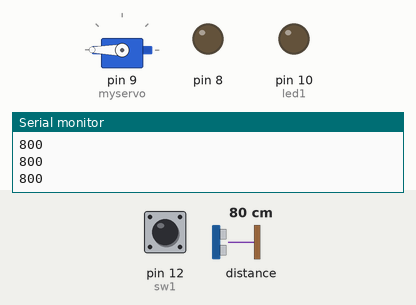
Recording of a sketch running on a simulated Arduino Uno, built with avr-gcc and run on an emulated ATmega328P. Shown: servo, output pins drawn as LEDs (lit = HIGH), the last lines printed to the serial monitor. The inputs (shaded band) are chosen by the test bench; at power-on: distance to the obstacle 80 cm, pin 12 (sw1) HIGH.

Above: at 1.2 s.
1.3 s: distance to the obstacle set to 90 cm
2.8 s: distance to the obstacle set to 99 cm
At 3.01 s:
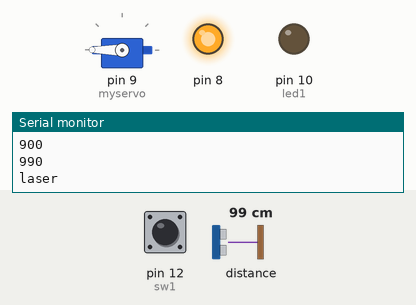
At 4.6 s:
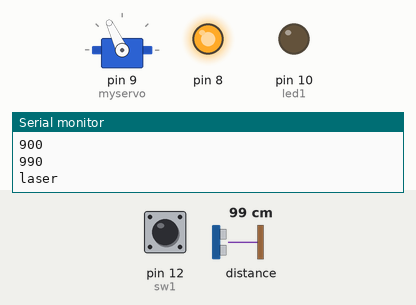
5.8 s: pin 12 (sw1) pulled LOW for 1 s
At 8.3 s:
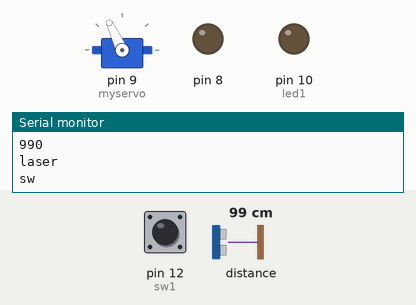
8.8 s: pin 12 (sw1) pulled LOW for 3.2 s
13.5 s: pin 12 (sw1) pulled LOW for 0.15 s
Timing chart, 0 to 17.6 s (numbered marks = the images above; inputs shaded):
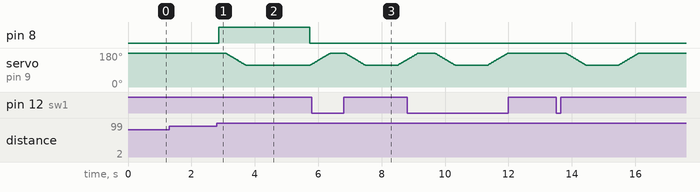

Measured:
- the behaviour switches between 95 and 96 cm on distance to the obstacle (found by bisection; images 0 and 1)
- after the input at 2.8 s, pin 8: LOW → HIGH after 0.06 s, → LOW 2.9 s later

The sketch:

tof_laser_servo_sweep_tact_switch_vibe_right.ino
```cpp
#include <Wire.h>
#include <VL53L0X.h>
#include <Servo.h>

VL53L0X sensor;
Servo myservo;
int servoPin = 9;  //서보 모터 데이터를 전송할 핀번호
int pos = 200;      //서보 모터 각을 저장할 변수
int stop_state=0; //현재 멈추었는지를 나타내줄 변수. 0이면 아직 제동하지 않은 것이고 1이면 제동한 것이다. 중복하여 제동하는 상황을 막아주기 위하여 만듬
int sw1 = 12;     //택트 스위치로부터 데이터가 전송될 핀번호
int led1 = 10;

void setup()
{
  Serial.begin(9600);
  Wire.begin();
 myservo.attach(9);
 pinMode(8, OUTPUT);             // 디지털 8번 핀을 출력모드로 설정한다. (진동모터)
  pinMode(led1, OUTPUT);
  pinMode(sw1, INPUT_PULLUP);    //sw를 인풋_풀업으로 하여 스위치가 열려있다면 HIGH 스위치가 닫혀있다면 LOW값을 반환}

  sensor.setTimeout(500);
  if (!sensor.init())
  {
    Serial.println("Failed to detect and initialize sensor!");
    while (1) {}
  }
  sensor.startContinuous();
}

void loop()
{
for (pos =200; pos >= 199; pos -= 1)
    myservo.write(pos);              // tell servo to go to position in variable 'pos'


Serial.print(sensor.readRangeContinuousMillimeters());     //측정된 거리값 시리얼 모니터에 출력
if (sensor.timeoutOccurred())
  { Serial.print(" TIMEOUT"); }
  Serial.println();

if(sensor.readRangeContinuousMillimeters() > 950 && stop_state == 0)  //측정된 거리가 설정 값보다 크고 (위험요소가 측정 되었고) stop_state가 0 일때 (아직 제동하지 않은 상태) 제동


   {Serial.println("laser");                 //시리얼 모니터에 'laser' 출력
    digitalWrite(8, HIGH);                   // 8번 핀에 HIGH신호 (5V)를 출력한다 = 진동모터를 구동

    for (pos =200; pos >= 115; pos -= 1)       //0도에서 90도까지 서보모터를 돌려 브레이크 패드를 접촉시켜 휠체어를 제동
       {
        myservo.write(pos);
        delay(10);                            //브레이크를 잡아주는 시간은 신속해야 하기 때문에 속도를 빠르게 설정
       }
        delay(2000);                         //모터를 당긴 상태로 2초간 멈추어 안전성을 늘림
        digitalWrite(8, LOW);                // 8번 핀에 LOW신호 (0V)를 출력한다 = 진동모터를 멈춤

       for (pos = 115; pos <= 200; pos += 1)
       {                                      //다시 서보모터를 원상태로 만들어 제동을 품
       myservo.write(pos);
       delay(10);                             //브레이크를 풀어주는 시간 역시 신속해야 해서 속도를 빠르게 설정
       }
    stop_state = 1;
   }//이미 멈추었으니 stop_state를 1로 변경    }
 if(sensor.readRangeContinuousMillimeters() < 950)   //측정된 거리가 설정 값보다 작다면 (위험요소가 측정 되지 않는다면) stop_state에 0을 넣음
 {
  stop_state = 0;
  }
 if(digitalRead(sw1) == LOW)                 //스위치가 눌리면
 {

  Serial.println("sw");                     //시리얼 모니터에 'sw' 출력

  for (pos =200; pos >= 115; pos -= 1)        //0도에서 90도까지 서보모터를 돌려 브레이크 패드를 접촉시켜 휠체어를 제동
       {
        myservo.write(pos);
        delay(10);                           //브레이크를 잡아주는 시간은 신속해야 하기 때문에 속도를 빠르게 설정
       }
        delay(1000);                         //모터를 당긴 상태로 1초간 멈추어 안전성을 늘림
       for (pos = 115; pos <= 200; pos += 1)
       {
       myservo.write(pos);
       delay(10);                              //브레이크를 풀어주는 시간 역시 신속해야 해서 속도를 빠르게 설정
       }
    stop_state = 1;                          //이미 멈추었으니 stop_state를 1로 바꿔줌
 }
   else
    digitalWrite(led1, LOW);                 //스위치가 닫히면 Off

}
```
